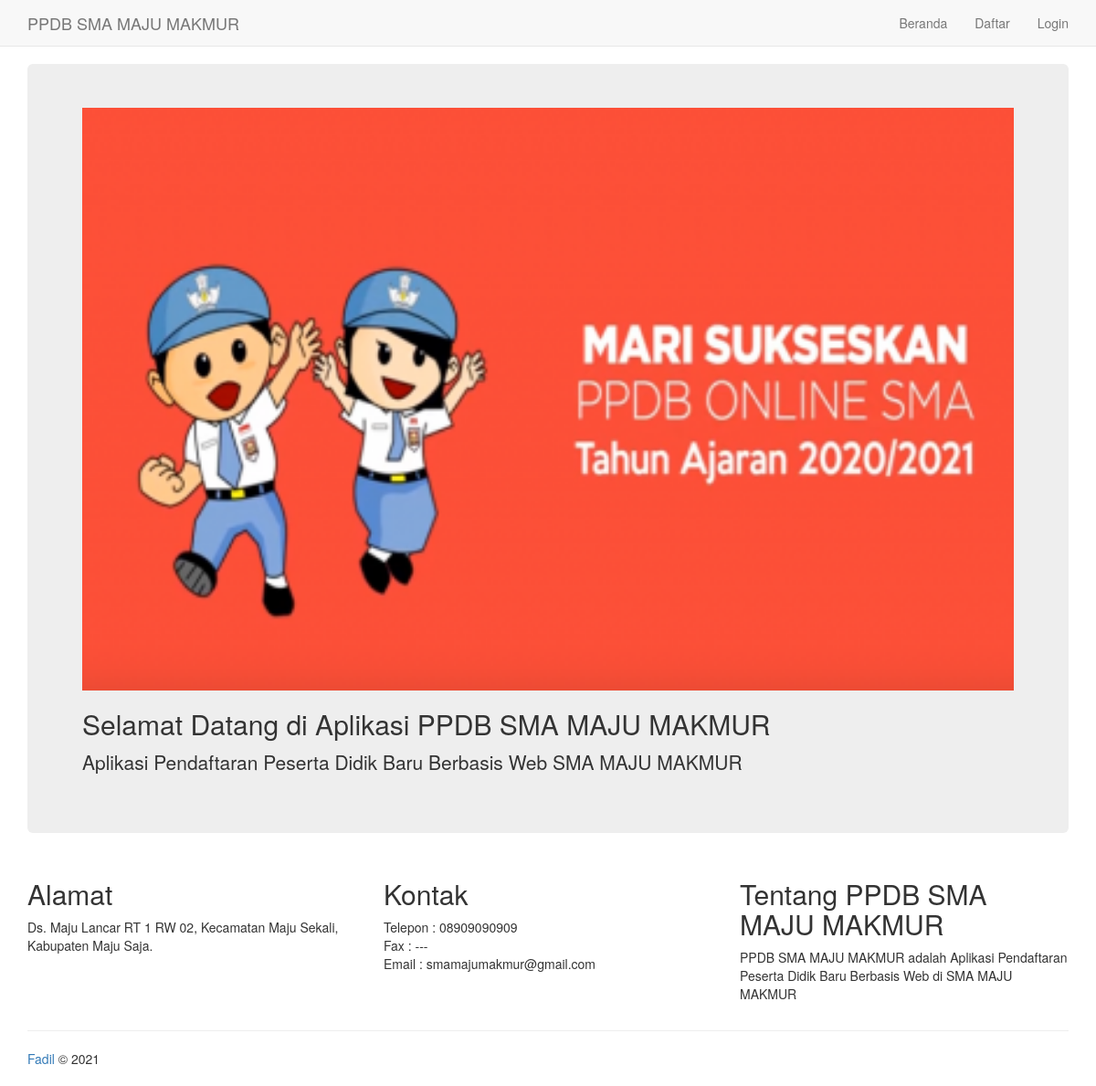
The page / on the database its author committed.
### tables this page shows
CREATE TABLE `tb_web` (
  `id_web` int(11) NOT NULL,
  `nama_web` varchar(35) NOT NULL,
  `domain_web` varchar(10) NOT NULL,
  `slogan_web` text NOT NULL,
  `alamat_web` text NOT NULL,
  `telp_web` varchar(16) NOT NULL,
  `fax_web` varchar(16) NOT NULL,
  `email_web` varchar(50) NOT NULL,
  `author_web` varchar(50) NOT NULL,
  `deskripsi_web` text NOT NULL,
  `keyword_web` text NOT NULL,
  `tahun_web` year(4) NOT NULL
);

### application/controllers/Beranda.php (called while the page is built, shortened)
<?php
class Beranda extends CI_Controller {
	public function index()
	{
		$data['web']	= $this->MWeb->tampil()->row();
		$data['konten_public'] = "konten_public";
		$this->load->view('template_public', $data);
	}
}

### index.php (called while the page is built, shortened)
<?php
require_once BASEPATH.'core/CodeIgniter.php';

### application/models/MWeb.php (called while the page is built, shortened)
<?php
class MWeb extends CI_Model {
	public function tampil()
	{
		return $this->db->get('tb_web');
	}
}

### application/views/konten_public.php (the view)
<div class="jumbotron">
	<img src="<?php echo base_url('assets/image/ppdb.png'); ?>" width="100%" alt="<?php echo $web->nama_web; ?> - <?php echo $web->slogan_web; ?>">
    <h2>Selamat Datang di Aplikasi <?php echo $web->nama_web; ?></h2>
    <p><?php echo $web->slogan_web; ?></p>
</div>
<div class="row">
	<div class="col-lg-4">
      <h2>Alamat</h2>
      <p><?php echo $web->alamat_web; ?></p>
    </div>
    <div class="col-lg-4">
      <h2>Kontak</h2>
      <p>Telepon : <?php echo $web->telp_web; ?> <br> Fax : <?php echo $web->fax_web; ?> <br> Email : <?php echo $web->email_web; ?></p>
   </div>
    <div class="col-lg-4">
      <h2>Tentang <?php echo $web->nama_web; ?></h2>
      <p><?php echo $web->deskripsi_web; ?></p>
    </div>
</div>

### application/views/template_public.php (shortened to what this page needs)
<!DOCTYPE html>
<html lang="en">
  <head>
    <link href="<?php echo base_url('assets/css/bootstrap.min.css') ; ?>" rel="stylesheet">
    <link href="<?php echo base_url('assets/css/navbar-fixed-top.css') ; ?>" rel="stylesheet">
  </head>
  <body>
    <nav class="navbar navbar-default navbar-fixed-top">
      <div class="container">
        <div class="navbar-header">
          <a class="navbar-brand" href="#"><?php echo $web->nama_web; ?></a>
        </div>
        <div id="navbar" class="navbar-collapse collapse">
          <ul class="nav navbar-nav navbar-right">
            <li class="<?php if ($this->uri->segment('1') == 'beranda') {echo 'active';} ?>">
              <a href="<?php echo base_url('beranda'); ?>">Beranda</a>
            </li>
            <li class="<?php if ($this->uri->segment('1') == 'daftar') {echo 'active';} ?>">
              <a href="<?php echo base_url('daftar'); ?>">Daftar</a>
            </li>
            <li><a href="<?php echo base_url('login'); ?>">Login</a></li>
          </ul>
        </div>
      </div>
    </nav>
    <div class="container">
      <?php $this->load->view($konten_public); ?>
      <hr>
      <div class="footer">
        <a href="http://www.fadil.com" target="_blank">Fadil </a> &copy; <?php echo $web->tahun_web; ?>
      </div>
    </div>
  </body>
</html>

### assets/css/navbar-fixed-top.css (style rules this page uses)
body { padding-top: 70px; }
.footer { padding-bottom: 20px; }

### rows shown on the page
tb_web: nama_web "PPDB SMA MAJU MAKMUR", slogan_web "Aplikasi Pendaftaran Peserta Didik Baru Berbasis Web SMA MAJU MAKMUR", alamat_web "Ds. Maju Lancar RT 1 RW 02, Kecamatan Maju Sekali, Kabupaten Maju Saja.", telp_web "08909090909", fax_web "---", email_web "smamajumakmur@gmail.com", deskripsi_web "PPDB SMA MAJU MAKMUR adalah Aplikasi Pendaftaran Peserta Didik Baru Berbasis Web di SMA MAJU MAKMUR", tahun_web "2021"
